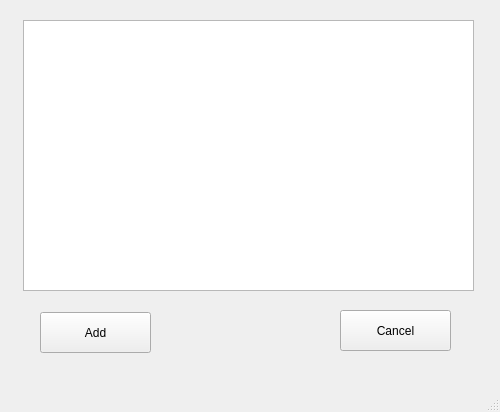
<?xml version="1.0" encoding="UTF-8"?>
<ui version="4.0">
 <class>write</class>
 <widget class="QMainWindow" name="write">
  <property name="geometry">
   <rect>
    <x>0</x>
    <y>0</y>
    <width>500</width>
    <height>412</height>
   </rect>
  </property>
  <property name="windowTitle">
   <string>WriteBoard</string>
  </property>
  <widget class="QWidget" name="centralwidget">
   <widget class="QTextEdit" name="textEdit">
    <property name="geometry">
     <rect>
      <x>23</x>
      <y>20</y>
      <width>451</width>
      <height>271</height>
     </rect>
    </property>
   </widget>
   <widget class="QPushButton" name="pushButton">
    <property name="geometry">
     <rect>
      <x>40</x>
      <y>312</y>
      <width>111</width>
      <height>41</height>
     </rect>
    </property>
    <property name="text">
     <string>Add</string>
    </property>
   </widget>
   <widget class="QPushButton" name="pushButton_2">
    <property name="geometry">
     <rect>
      <x>340</x>
      <y>310</y>
      <width>111</width>
      <height>41</height>
     </rect>
    </property>
    <property name="text">
     <string>Cancel</string>
    </property>
   </widget>
  </widget>
  <widget class="QMenuBar" name="menubar">
   <property name="geometry">
    <rect>
     <x>0</x>
     <y>0</y>
     <width>500</width>
     <height>22</height>
    </rect>
   </property>
  </widget>
  <widget class="QStatusBar" name="statusbar"/>
 </widget>
 <resources/>
 <connections/>
</ui>
